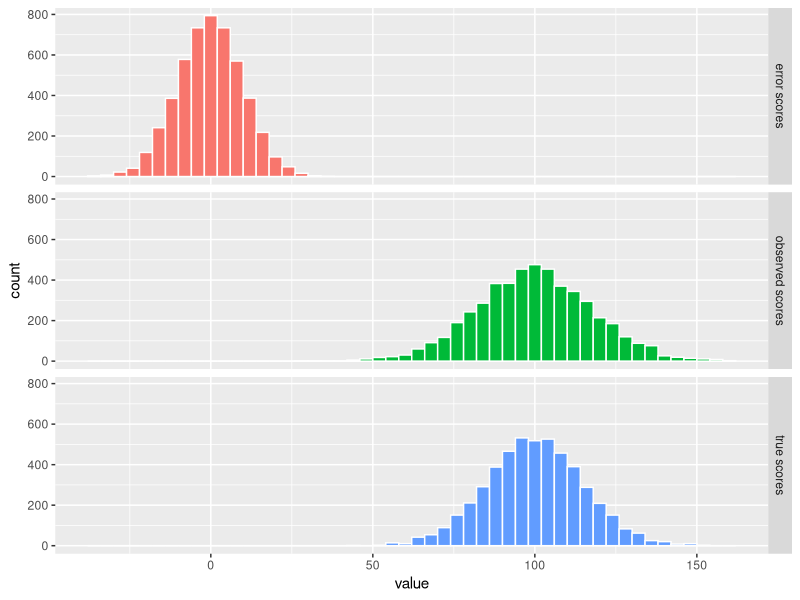
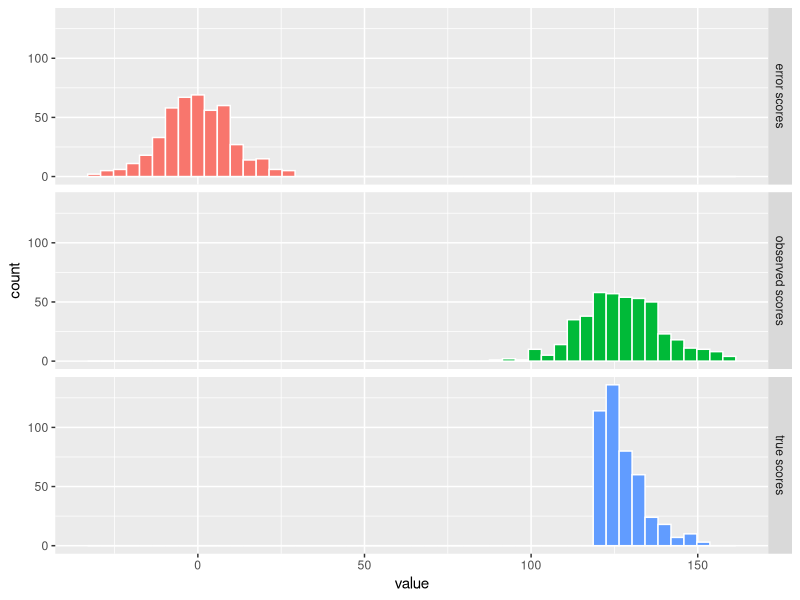

R code for these plots, in order:
## ---- chunk 1
library(tidyverse)
library(ggplot2)
## ---- chunk 2
set.seed(777)

# true score parameters
m <- 100 #  mean of true score in the population
s <- 15  # standard deviation of true score in the population

# error score parameters
s_err <- 10

# simulating data
n <- 5000
true_scores <- rnorm(n, m, s)
error_scores <- rnorm(n, 0, s_err)
observed_scores <- true_scores + error_scores


# group into a dataframe
dd <- data.frame(true_scores, error_scores, observed_scores)

## ---- chunk 3

dd |> 
  pivot_longer(cols = true_scores:observed_scores) |> 
  mutate(name = str_replace_all(name, "_", " ")) |> 
  ggplot(aes(value, fill=name)) + 
  geom_histogram(bins = 50, color="white") + 
  facet_grid(name~.) +
  guides(fill=FALSE)


## ---- chunk 4
# TODO: compute the reliability of the IQ test

## ---- chunk 5
dds <- dd |> 
  filter(true_scores > 120)
## ---- chunk 6

dds |> 
  pivot_longer(cols = true_scores:observed_scores) |> 
  mutate(name = str_replace_all(name, "_", " ")) |> 
  ggplot(aes(value, fill=name)) + 
  geom_histogram(bins = 50, color="white") + 
  facet_grid(name~.) +
  guides(fill=FALSE)


## ---- chunk 7
# TODO: compute the reliability of the IQ test
